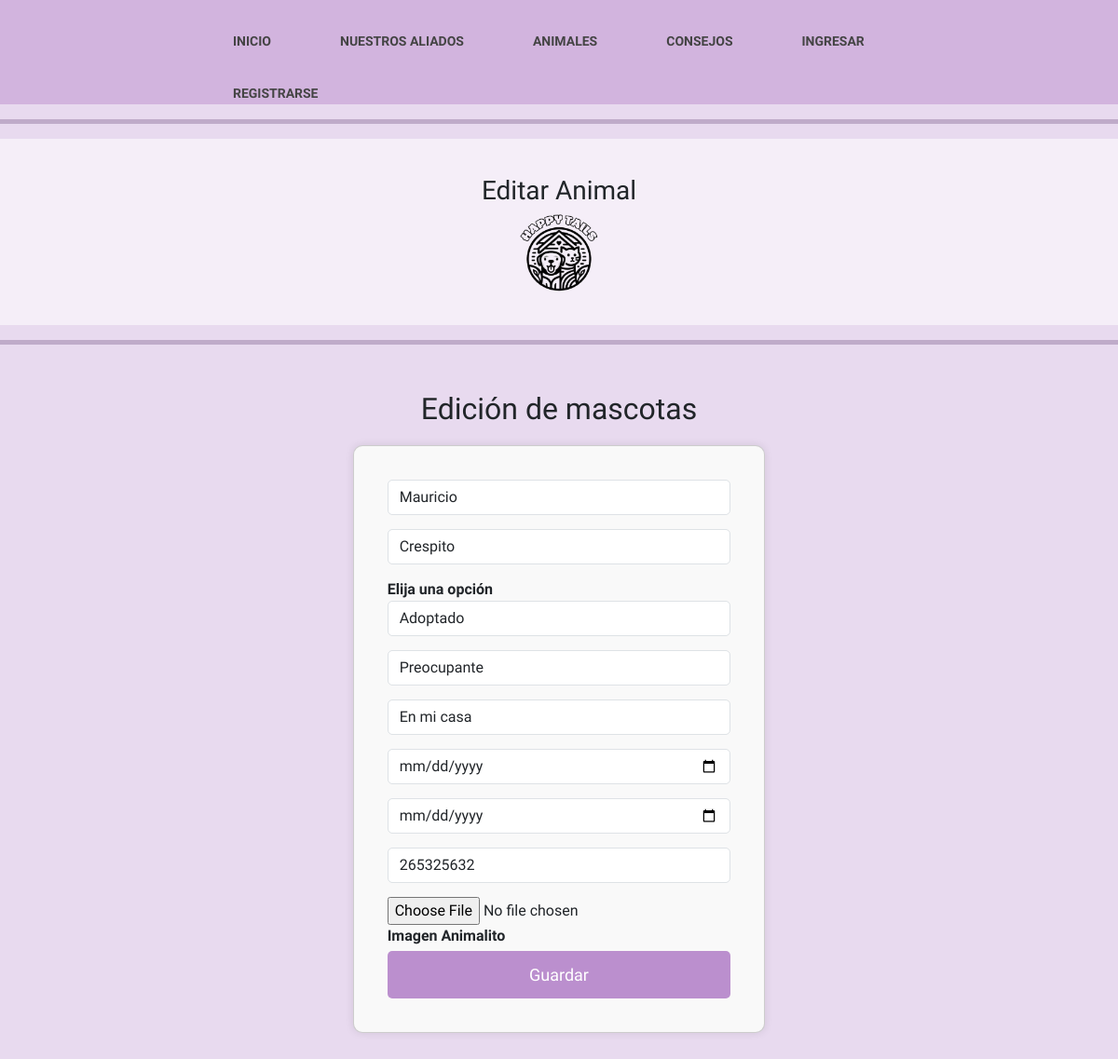
/animals/mostrarA/editarAnimal/14, run on the app's committed database.
### user/models.py (models this page shows, shortened)
class Animal (models.Model):
    idAnimal = models.AutoField(primary_key=True)
    nombre = models.CharField(max_length=30)
    raza = models.CharField(max_length=30)
    estadoActual = models.BooleanField(default=True)
    estadoSalud = models.CharField(max_length=30)
    ubicacion = models.CharField(max_length=30)
    fechaRescate = models.DateField(null=True, blank=True)
    fechaAdopcion = models.DateField(null=True, blank=True)
    numeroContacto = models.PositiveIntegerField(null=True, blank=True)
    imagenAnimal = models.ImageField(null=True, blank=True, upload_to='fotos')

### core/views.py (the view)
# urls.py: path('animals/mostrarA/editarAnimal/<int:idAnimal>', editar_animal),
def editar_animal(request, idAnimal):
    animal = Animal.objects.get(idAnimal=idAnimal)
    data = {
        'titulo': 'Editar animales',
        'animal': animal
    }
    return render(request, "core/editarAnimal.html", data)

### core/templates/core/editarAnimal.html (shortened to what this page needs)
{% extends 'core/base.html' %}
{% block content %}
{% load static %}
<hr class="lineaHorizontal">
<div class="Fondo">
    <div class="Texto">
        <h3>Editar Animal</h3>
    </div>
    <img class="logo" src="{% static 'core/img/Logo H.png' %}" alt="Logo">
</div>
<hr class="lineaHorizontal">
<div class="container">
    <div class="row">
        <div class="col-md-8 offset-md-2">
            <h2>Edición de mascotas</h2>
            <div class="card">
                <div class="card-body">
                    <form id="formularioAnimales" action="/edicionAnimal/" enctype="multipart/form-data" method="POST">
                        <div class="form-group">
                            <input type="text" id="txtNombre" name="txtNombre" value="{{animal.nombre}}" class="form-control" minlength="3" maxlength="30" autofocus required>
                        </div>
                        <div class="form-group">
                            <input type="text" id="txtRaza" name="txtRaza" class="form-control" value="{{animal.raza}}" minlength="3" maxlength="30">
                        </div>
                        <div class="form-group">
                            <label for="estadoActual">Elija una opción</label>
                            <select class="form-control" id="estadoActual" name="estadoActual">
                                <option>Adoptado</option>
                            </select>
                        </div>
                        <div class="form-group">
                            <input type="text" id="txtEstadoSalud" name="txtEstadoSalud" class="form-control" value="{{animal.estadoSalud}}" minlength="3" maxlength="30">
                        </div>
                        <div class="form-group">
                            <input type="text" id="txtUbicacion" name="txtUbicacion" class="form-control" value="{{animal.ubicacion}}" minlength="3" maxlength="30">
                        </div>
                        <div class="form-group">
                            <input type="date" name="FechaRescate" class="form-control" value="{{animal.fechaRescate}}">
                        </div>
                        <div class="form-group">
                            <input type="date" name="FechaAdopcion" class="form-control" value="{{animal.fechaAdopcion}}">
                        </div>
                        <div class="form-group">
                            <input type="number" id="txtNumeroContacto" name="txtNumeroContacto" class="form-control" value="{{animal.numeroContacto}}">
                        </div>
                        <div class="form-group">
                            <input type="file" id="imagenAnimal" name="imagenAnimal" class="form-control-file" value="{{animal.imagenAnimal}}">
                            <label for="imagenAnimal" class="mb-1">Imagen Animalito</label>
                        </div>
                        <div class="form-group">
                            <input type="submit" class="btn btn-success" value="Guardar">
                        </div>
                    </form>
                </div>
            </div>
        </div>
    </div>
</div>
{% endblock %}

### core/templates/core/base.html (style rules this page uses)
body { margin: 0; background: #222; font-family: 'Work Sans', sans-serif; font-weight: 800; }
.logo { float: left; padding: 0px 0; }

### core/templates/core/editarAnimal.html (style rules this page uses)
body { margin: 0; background: #E8DAEF ; font-family: 'Work Sans', sans-serif; font-weight: 800; }
.lineaHorizontal { height: 5px; background-color: #4A235A; color: #4A235A; }
.Texto { position: absolute; top: 30%; left: 50%; transform: translate(-50%, -50%); text-align: center; margin-bottom: 40px; }
.Fondo { background-color: #F5EEF8; padding: 100px; position: relative; }
.logo { position: absolute; top: 62%; left: 50%; transform: translate(-50%, -50%); margin-bottom: 0; max-width: 150px; border-radius: 100%; }
.container { max-width: 700px; margin: 50px auto; }
.card { background-color: #f9f9f9; padding: 20px; border-radius: 10px; box-shadow: 0px 0px 10px rgba(0, 0, 0, 0.1); }
h2 { text-align: center; margin-bottom: 20px; }
.form-control { border-radius: 5px; margin-bottom: 15px; }
.btn { width: 100%; padding: 12px; font-size: 18px; border: none; border-radius: 5px; cursor: pointer; background-color: rgb(187, 143, 206); color: white; box-sizing: border-box; }

### data on the page
Animal: txtNombre "Mauricio", txtRaza "Crespito", txtEstadoSalud "Preocupante", txtUbicacion "En mi casa", txtNumeroContacto "265325632"
